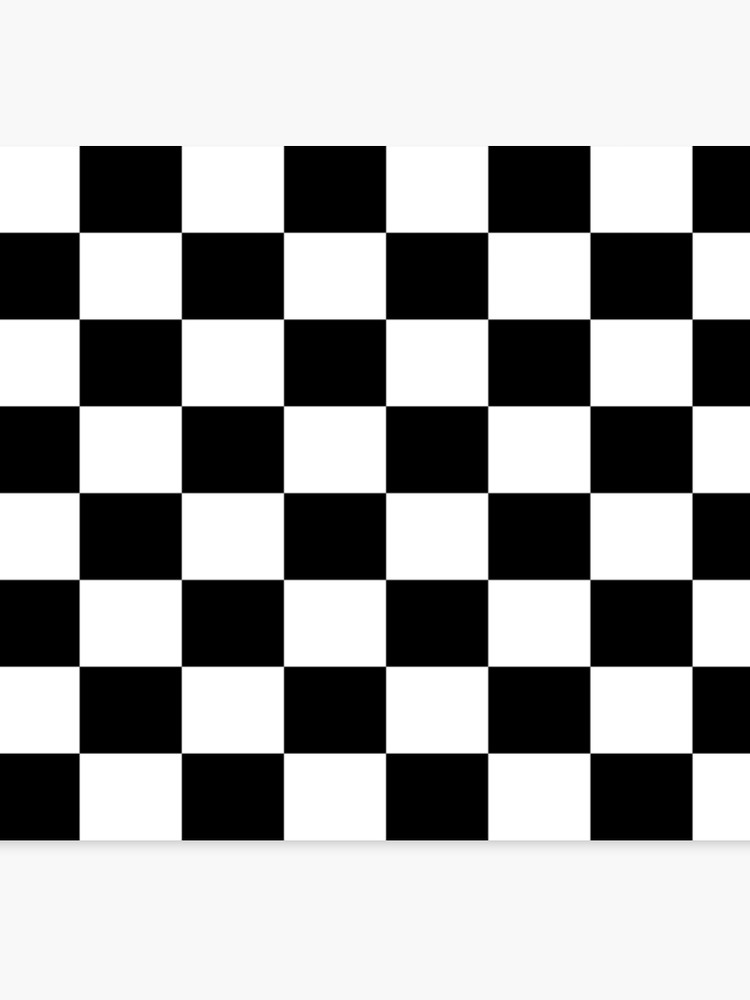
#> input picture chess.jpg, 750 x 1000 px
$ jupyter execute 'Harris Corners.ipynb'
#> lines starting #> are read from the running program, lines starting #| are printed output that depends on the picture
[cell 1]
import cv2
import numpy as np

tesla_image = cv2.imread('./chess.jpg')
#> tesla_image is the input picture: shape (1000, 750, 3); min 0, max 255, mean 164.1
gray_tesla_image = cv2.cvtColor(tesla_image, cv2.COLOR_BGR2GRAY)
cv2.imshow('Tesla', gray_tesla_image)
cv2.waitKey(0)
cv2.destroyAllWindows()
cv2.waitKey(1)

[cell 2]
harris_corners = cv2.cornerHarris(gray_tesla_image, 3, 3, 0.5)
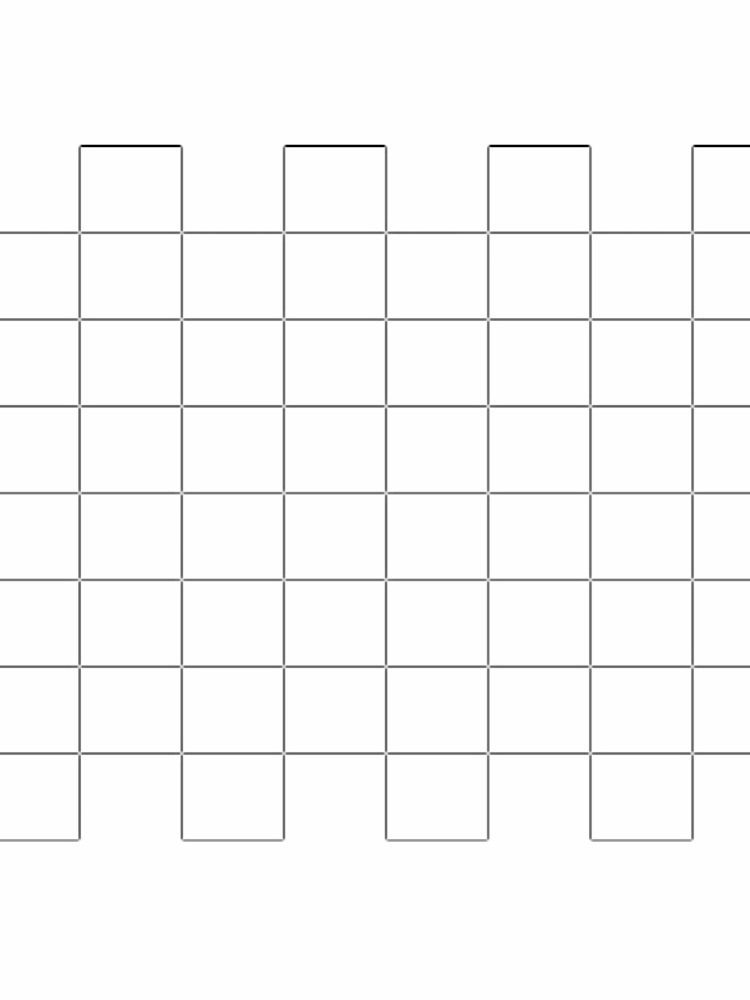
#> harris_corners: shape (1000, 750) float32; min -0.183, max 0, mean -0.00382; drawn with min black and max white
kernel = np.ones((7,7), np.uint8)
harris_corners = cv2.dilate(harris_corners, kernel, iterations = 2)
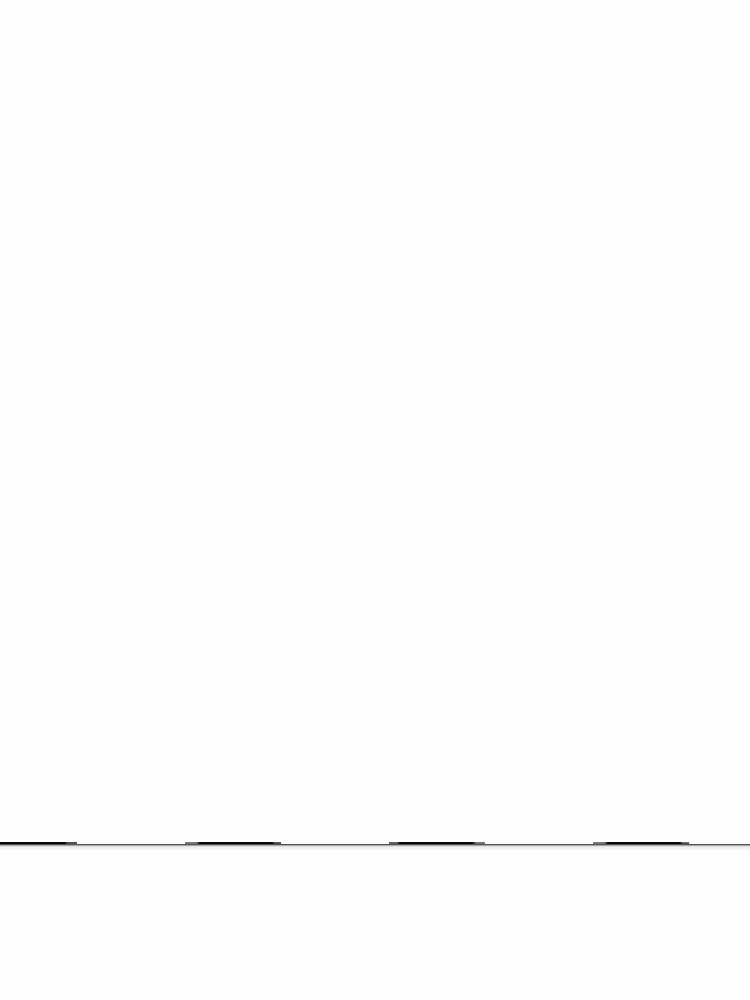
#> harris_corners: shape (1000, 750) float32; min -3.28e-08, max 0, mean -7.11e-11; drawn with min black and max white
print(harris_corners)
#> (printed output is left out)
tesla_image[harris_corners > 0.025 * harris_corners.max()] = [255, 127, 127]

$ run again, with box.jpeg copied over chess.jpg
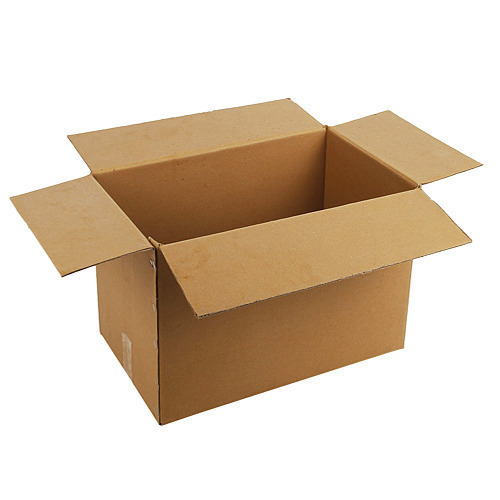
#> input picture box.jpeg, 500 x 500 px
#> tesla_image is the input picture: shape (500, 500, 3); mean B, G, R 187.1, 204.6, 220.6
#> `gray_tesla_image = cv2.cvtColor(tesla_image, cv2.COLOR_BGR2GRAY)`:
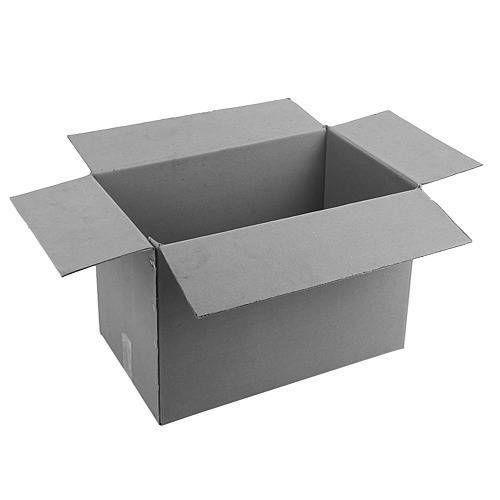
#> gray_tesla_image: shape (500, 500); min 5, max 255, mean 207.4
#> `harris_corners = cv2.cornerHarris(gray_tesla_image, 3, 3, 0.5)`:
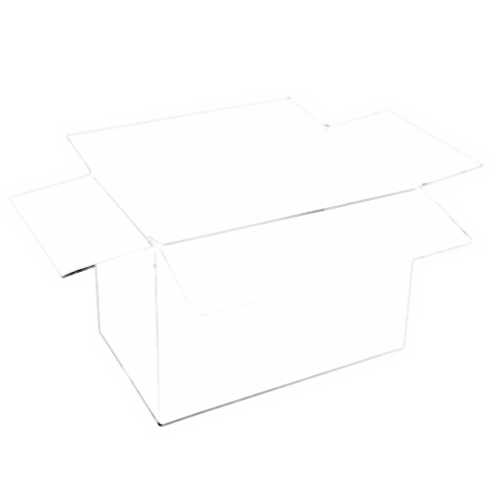
#> harris_corners: shape (500, 500) float32; min -0.0828, max 0, mean -0.000177; drawn with min black and max white
#> (printed output is left out)
